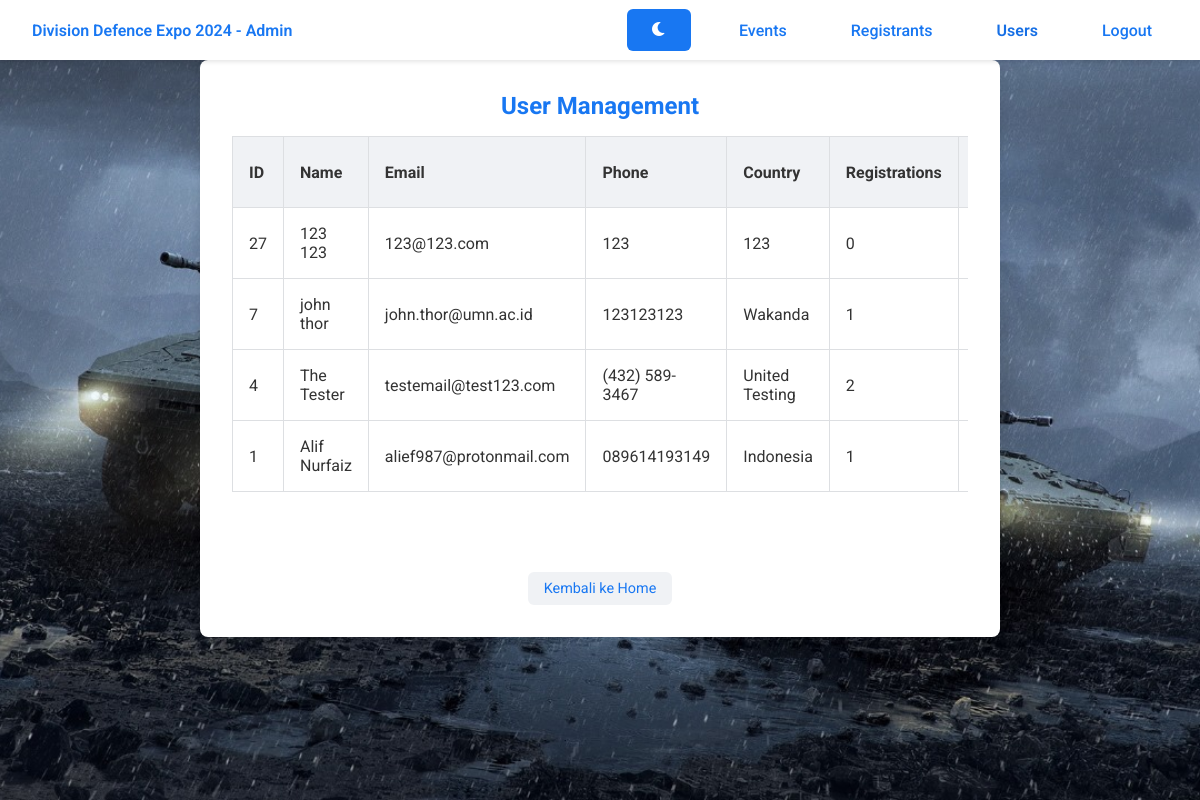
Page /userslist.php (signed in) on the earlier database version.
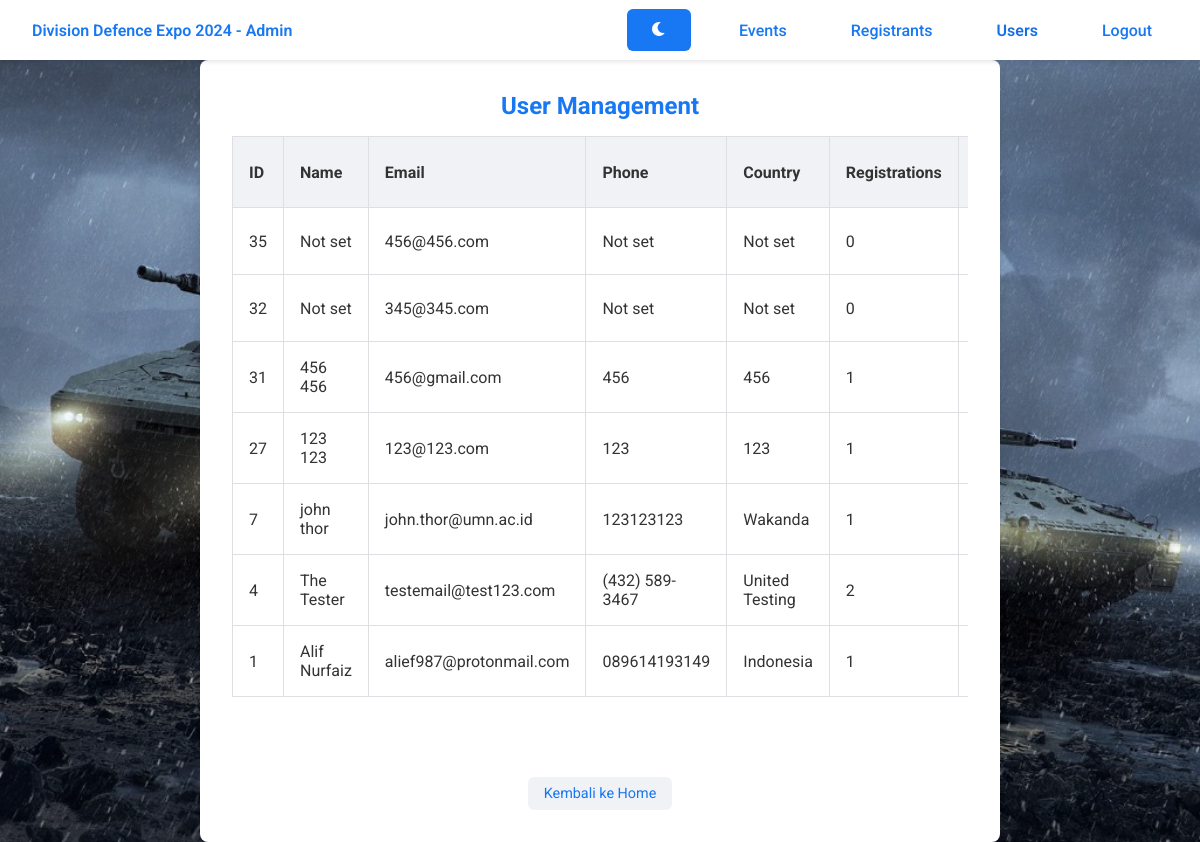
Same page on the later database version.
### tables this page shows
CREATE TABLE `users` (
  `id` int(11) NOT NULL,
  `email` varchar(255) NOT NULL,
  `password` varchar(255) NOT NULL,
  `is_admin` tinyint(1) NOT NULL DEFAULT 0,
  `first_name` varchar(50) DEFAULT NULL,
  `last_name` varchar(50) DEFAULT NULL,
  `phone_number` varchar(20) DEFAULT NULL,
  `country` varchar(100) DEFAULT NULL,
  `profile_completed` tinyint(1) DEFAULT 0,
  `failed_login_attempts` int(11) DEFAULT 0,
  `lockout_time` datetime DEFAULT NULL,
  `recovery_question` varchar(255) NOT NULL,
  `recovery_answer` varchar(255) NOT NULL,
  `recovery_question_2` varchar(255) DEFAULT NULL,
  `recovery_answer_2` varchar(255) DEFAULT NULL
);

### userslist.php (the view, shortened to what this page needs)
<?php
require_once 'db_config.php';
$stmt = $pdo->query("
    SELECT
        u.*,
        COUNT(r.id) as registration_count
    FROM users u
    LEFT JOIN registrations r ON u.id = r.user_id
    WHERE u.is_admin = 0
    GROUP BY u.id
    ORDER BY u.id DESC
");
$users = $stmt->fetchAll();
?>
<!DOCTYPE html>
<html lang="en">
<head>
    <link rel="stylesheet" href="styles.css">
    <link rel="stylesheet" href="https://cdnjs.cloudflare.com/ajax/libs/font-awesome/6.0.0/css/all.min.css">
</head>
<body>
    <?php include 'navbar-admin.php'; ?>
    <div class="header">
    <div class="container">
        <h2>User Management</h2>
        <div class="table-container">
            <table>
                <thead>
                    <tr>
                        <th>ID</th>
                        <th>Name</th>
                        <th>Email</th>
                        <th>Phone</th>
                        <th>Country</th>
                        <th>Registrations</th>
                        <th>Profile Status</th>
                    </tr>
                </thead>
                <tbody>
                    <?php foreach ($users as $user): ?>
                        <tr>
                            <td><?php echo $user['id']; ?></td>
                            <td><?php echo $user['first_name'] ? htmlspecialchars($user['first_name'] . ' ' . $user['last_name']) : 'Not set'; ?></td>
                            <td><?php echo htmlspecialchars($user['email']); ?></td>
                            <td><?php echo $user['phone_number'] ? htmlspecialchars($user['phone_number']) : 'Not set'; ?></td>
                            <td><?php echo $user['country'] ? htmlspecialchars($user['country']) : 'Not set'; ?></td>
                            <td><?php echo $user['registration_count']; ?></td>
                            <td><?php echo $user['profile_completed'] ? 'Complete' : 'Incomplete'; ?></td>
                        </tr>
                    <?php endforeach; ?>
                </tbody>
            </table>
        </div>
        <a href="index.php" class="back-btn">Kembali ke Home</a>
    </div>
</div>
</body>
</html>

Differences in the rows shown:
added users: id "35", shows "Not set", email "456@456.com", registration_count "0"
added users: id "32", shows "Not set", email "345@345.com", registration_count "0"
added users: id "31", first_name+last_name "456 456", email "456@gmail.com", phone_number "456", country "456", registration_count "1"
changed users "123@123.com": registration_count "0" → "1"
